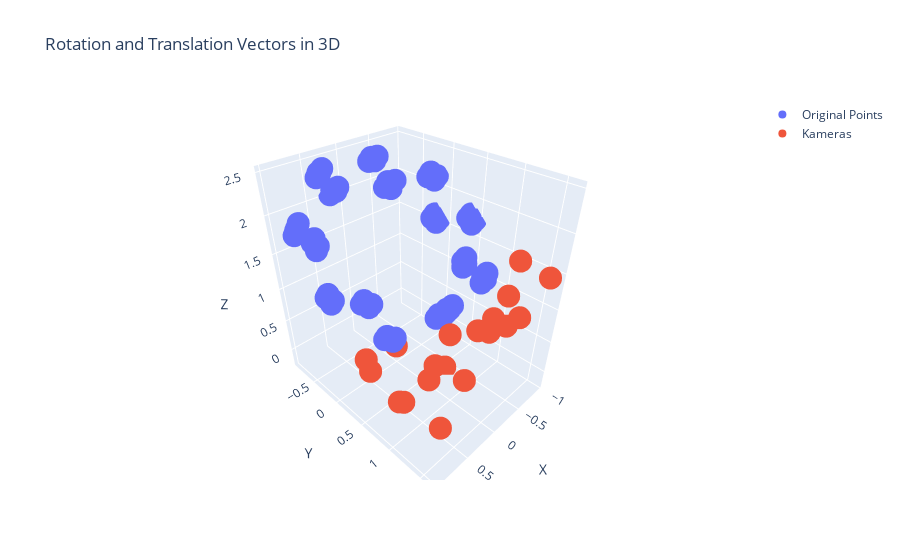

Notebook cell for this chart:
### Code cell
ausgleichung()
wolke_zeigen()
neue_koordinaten()
ausgleichung()
ausgleichung()
neues_bild()
ausgleichung()
ausgleichung()
neue_koordinaten()
ausgleichung()
ausgleichung()
neues_bild()
ausgleichung()
ausgleichung()
neue_koordinaten()
ausgleichung()
ausgleichung()
neues_bild()
ausgleichung()
ausgleichung()
neue_koordinaten()
ausgleichung()
ausgleichung()
neues_bild()
ausgleichung()
ausgleichung()
neue_koordinaten()
ausgleichung()
ausgleichung()
neues_bild()
ausgleichung()
ausgleichung()
neue_koordinaten()
ausgleichung()
ausgleichung()
neues_bild()
ausgleichung()
ausgleichung()
